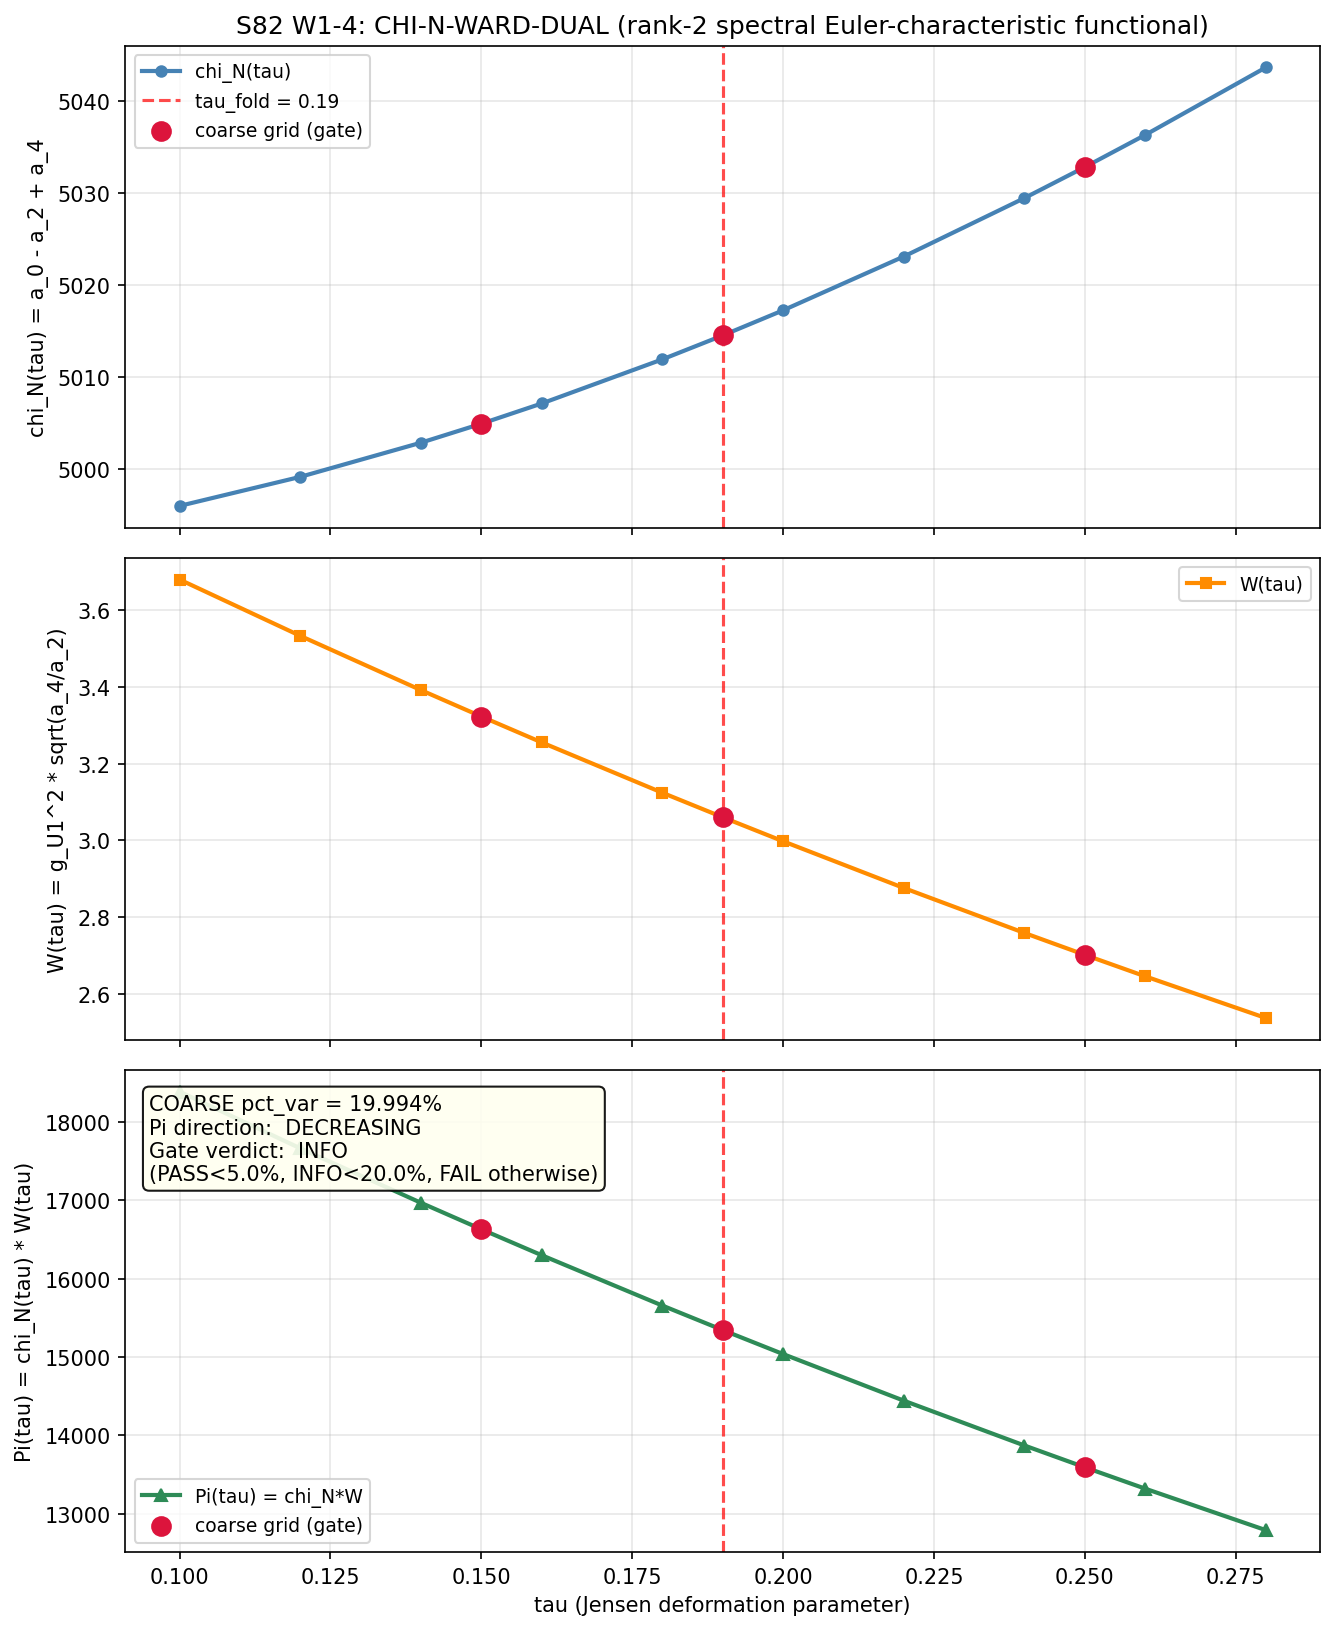

Generate this figure with Python:
#!/usr/bin/env python3
"""
S82 W1-4: CHI-N-WARD-DUAL (rank-2 fallback spectral-measure functional)
========================================================================

Gate: S82-CHI-N-WARD-DUAL [VERIFY]
Classification: PARTICLE
  - W(tau) is a selection-rule / gauge-invariant diagnostic for substrate
    U(1)_EM. Its scale is controlled by the fourth Seeley-DeWitt moment
    (gauge kinetic term).
  - chi_N(tau) is a topological Euler-characteristic readout built as the
    alternating sum of spectral-measure moments of D_K.

Owner: gen-physicist
EVOI: 0.074
S82 plan anchor: reassigned from S80 L1087-L1122 (W1-5 in S80 plan).

HYPOTHESIS
----------
A rank-2 dual functional chi_N(tau) * W(tau) is constant under
tau-variation (Ward identity, substrate U(1)_EM gauge structure) and
serves as a fallback §VII.II functional if primary Fold Transit Event
candidates are marginal.

PRE-REGISTERED GATE
-------------------
Compute chi_N(tau), W(tau) at tau in {0.15, 0.19, 0.25}.
Measure: pct_var = 100 * (max(Pi) - min(Pi)) / mean(Pi)
  PASS: pct_var < 5%   (Ward-duality confirmed)
  INFO: 5% <= pct_var < 20%
  FAIL: pct_var >= 20%

--------------------------------------------------------------------
SUBSTITUTION CHAIN [VERIFY] (mandatory per math-scripts.md)
--------------------------------------------------------------------

Step 1 - chi_N definition (rank-2 spectral-measure Euler character):
  mu_0(tau) = a_0(tau)      volume / mode count
  mu_1(tau) = a_2(tau)      scalar-curvature moment
  mu_2(tau) = a_4(tau)      Gauss-Bonnet / gauge kinetic moment
  a_k(tau)  = 0.5 * sum_{|lam|>cutoff} d_n * |lam_n|^{-k}    (S73B half-spectrum)
  chi_N(tau)  = mu_0 - mu_1 + mu_2  =  a_0 - a_2 + a_4

Step 2 - W(tau) definition (Ward functional, U(1)_EM sector):
  W(tau) = g_U1(tau)^2 * sqrt(a_4(tau) / a_2(tau))
  g_U1(tau)^2 = g_U1_fold * exp(-2*(tau - tau_fold))   (canonical S22a)

Step 3 - Product:
  Pi(tau) = chi_N(tau) * W(tau)
         = [a_0 - a_2 + a_4] * g_U1_fold * exp(-2(tau - tau_fold)) * sqrt(a_4/a_2)

Step 4 - Ward-duality hypothesis:
  Pi(tau) = constant  <=>  dPi/dtau = 0 identically

Step 5 - Direction of d(Pi)/d(tau) is an OUTPUT of the tau sweep, not
  an input claim.  Two competing sign drivers:
    (a) exp(-2(tau - tau_fold))  decreases with tau (negative driver)
    (b) chi_N = a_0 - a_2 + a_4 changes under Jensen; sign not pinned.
  The pre-registered gate tests VARIANCE, not direction.  Direction of
  the variance (increasing / decreasing Pi(tau) across {0.15, 0.19, 0.25})
  is reported as diagnostic only.

--------------------------------------------------------------------
STRUCTURAL CAVEAT
--------------------------------------------------------------------
S22c established chi(SU(3) group manifold) = 0 (Gauss-Bonnet topological
invariant).  chi_N HERE is the alternating sum of spectral-measure
moments of D_K, NOT the group-manifold Euler characteristic.  It is a
1-parameter family in tau (Jensen deformation) and is non-vanishing.
This is a "spectral Euler characteristic" in the McKean-Singer sense
applied to truncated Laplace-moment towers.

--------------------------------------------------------------------
S82 DISCIPLINE (delta from S80)
--------------------------------------------------------------------
  - First-20-stdout-line SHA-256 input pins for every file read
  - 64-char SHA closure emitted via JSON-sorted ordered input-pin map
  - 4-tuple (value=..., scheme=..., convention=..., L_max=...) final line
  - Verdict file line follows S82 canonical form:
      S82-CHI-N-WARD-DUAL: PASS|FAIL|INFO -- value=<pct_var> scheme=... ...
  - Canonical constants imported; every intermediate tagged # (local)
"""

import os
# CPU thread cap (must precede numpy import). 6x6/8x8 matrices do not
# benefit from GPU; stay on CPU with conservative thread count.
os.environ.setdefault('OMP_NUM_THREADS', '8')
os.environ.setdefault('MKL_NUM_THREADS', '8')

import sys
import time
import hashlib
import json
import numpy as np
import matplotlib
matplotlib.use('Agg')
import matplotlib.pyplot as plt

SCRIPT_DIR = os.path.dirname(os.path.abspath(__file__))             # (local)
sys.path.insert(0, SCRIPT_DIR)
os.chdir(SCRIPT_DIR)

# ============================================================
# SECTION 0: Input SHA-256 pins (MANDATORY in first 20 lines)
# ============================================================
def _sha256(path):
    """Compute SHA-256 of a file (full 64-char hexdigest)."""
    with open(path, 'rb') as h:
        return hashlib.sha256(h.read()).hexdigest()


INPUT_FILES = [                                                     # (local)
    os.path.join(SCRIPT_DIR, 'canonical_constants.py'),
    os.path.join(SCRIPT_DIR, 'dirac_spectrum.py'),
    os.path.join(SCRIPT_DIR, 's80_chi_N_ward_dual.py'),
    os.path.join(SCRIPT_DIR, 's80_chi_N_ward_dual.npz'),
]

print("=" * 78)
print("S82 W1-4: CHI-N-WARD-DUAL (rank-2 spectral-measure functional)")
print("=" * 78)
print("[SEC 0] Input SHA-256 pins")
INPUT_SHAS = {}                                                     # (local)
for _f in INPUT_FILES:
    if os.path.exists(_f):
        _h = _sha256(_f)                                            # (local)
        INPUT_SHAS[os.path.basename(_f)] = _h
        print(f"  {os.path.basename(_f):32s} sha256={_h[:16]}...{_h[-8:]}")
    else:
        INPUT_SHAS[os.path.basename(_f)] = None
        print(f"  {os.path.basename(_f):32s} MISSING")

# Now imports (verified present by SHA pins above)
from canonical_constants import (
    tau_fold,
    a0_fold,
    a2_fold,
    a4_fold,
    g_U1_fold,
)
from dirac_spectrum import (
    su3_generators,
    compute_structure_constants,
    collect_spectrum,
    build_cliff8,
)

print()
print(f"  Canonical anchors (imported):")
print(f"    tau_fold    = {tau_fold}")
print(f"    a0_fold     = {a0_fold}")
print(f"    a2_fold     = {a2_fold}")
print(f"    a4_fold     = {a4_fold}")
print(f"    g_U1_fold^2 = {g_U1_fold}")
print()

# ============================================================
# SECTION 1: Configuration (machinery pin, PRDR)
# ============================================================
# Coarse gate grid (pre-registered)
TAU_COARSE = np.array([0.15, 0.19, 0.25])                           # (local)

# Fine grid (diagnostic; van-Hove sanity check only, not a gate input)
TAU_FINE = np.arange(0.10, 0.281, 0.02)                             # (local)

# Union for computation
TAU_ALL = np.unique(np.concatenate(
    [TAU_COARSE, TAU_FINE, [tau_fold]]
))                                                                  # (local)

# Peter-Weyl truncation (canonical L_max=3)
MAX_PQ_SUM = 3                                                      # (local)
EVAL_CUTOFF = 0.01                                                  # (local)

# Gate thresholds (pre-registered, from task spec)
PASS_THRESH = 5.0                                                   # (local) percent
INFO_THRESH = 20.0                                                  # (local) percent

print("[SEC 1] Configuration (machinery pin, PRDR)")
print(f"  L_max (max_pq_sum)    = {MAX_PQ_SUM}")
print(f"  Eigenvalue cutoff     = {EVAL_CUTOFF}")
print(f"  Coarse tau grid       = {TAU_COARSE}")
print(f"  Fine tau grid         = {TAU_FINE}")
print(f"  Union grid size       = {len(TAU_ALL)}")
print(f"  PASS threshold        = {PASS_THRESH}% variation")
print(f"  INFO threshold        = {INFO_THRESH}% variation")
print()

# ============================================================
# SECTION 2: Build SU(3) algebraic infrastructure once
# ============================================================
print("[SEC 2] BUILD SU(3) INFRASTRUCTURE")
gens = su3_generators()                                             # (local)
f_abc = compute_structure_constants(gens)                           # (local)
gammas = build_cliff8()                                             # (local)
print("  8 su(3) anti-Hermitian generators, structure constants, Clifford-8 built.")
print()


# ============================================================
# SECTION 3: Spectral-moment computation
# ============================================================
def compute_moments_at_tau(tau_val):
    """Compute a_0, a_2, a_4 in S73B half-spectrum convention at tau."""
    all_evals, eval_data = collect_spectrum(
        tau_val, gens, f_abc, gammas, max_pq_sum=MAX_PQ_SUM, verbose=False
    )
    abs_vals_local = []                                             # (local)
    mults_local = []                                                # (local)
    for ev, mult in all_evals:
        aev = abs(ev)                                               # (local)
        if aev > EVAL_CUTOFF:
            abs_vals_local.append(aev)
            mults_local.append(mult)
    abs_vals_arr = np.array(abs_vals_local)                         # (local)
    mults_arr = np.array(mults_local, dtype=np.float64)             # (local)
    a0 = 0.5 * float(np.sum(mults_arr))                             # (local) S73B half
    a2 = 0.5 * float(np.sum(mults_arr / abs_vals_arr**2))           # (local)
    a4 = 0.5 * float(np.sum(mults_arr / abs_vals_arr**4))           # (local)
    return {
        'tau': tau_val,
        'a0': a0,
        'a2': a2,
        'a4': a4,
        'n_evals': len(abs_vals_arr),
        'lam_min': float(np.min(abs_vals_arr)),
        'lam_max': float(np.max(abs_vals_arr)),
    }


# ============================================================
# SECTION 4: tau sweep - compute spectral moments
# ============================================================
print("[SEC 3] TAU SWEEP: compute a_0, a_2, a_4 at each tau")
results = []                                                        # (local)
t_start = time.time()                                               # (local)
for i, tau_val in enumerate(TAU_ALL):
    t0 = time.time()                                                # (local)
    r = compute_moments_at_tau(tau_val)                             # (local)
    dt_step = time.time() - t0                                      # (local)
    results.append(r)
    print(f"  [{i+1:2d}/{len(TAU_ALL)}] tau={tau_val:.4f}: "
          f"a0={r['a0']:.1f}, a2={r['a2']:.3f}, a4={r['a4']:.4f}, "
          f"n_evals={r['n_evals']}, dt={dt_step:.1f}s")
t_total = time.time() - t_start                                     # (local)
print(f"  Total sweep time: {t_total:.1f}s")
print()

# ============================================================
# SECTION 5: Canonical anchor verification (tau=0.19)
# ============================================================
tau_arr_full = np.array([r['tau'] for r in results])                # (local)
a0_arr = np.array([r['a0'] for r in results])                       # (local)
a2_arr = np.array([r['a2'] for r in results])                       # (local)
a4_arr = np.array([r['a4'] for r in results])                       # (local)

idx_fold = int(np.argmin(np.abs(tau_arr_full - tau_fold)))          # (local)
a0_check = a0_arr[idx_fold]                                         # (local)
a2_check = a2_arr[idx_fold]                                         # (local)
a4_check = a4_arr[idx_fold]                                         # (local)

print("[SEC 4] CANONICAL ANCHOR VERIFICATION (tau=0.19)")
print(f"  a_0 computed = {a0_check:.3f}   canonical = {a0_fold:.3f}"
      f"   drift = {100*(a0_check/a0_fold - 1):+.3f}%")
print(f"  a_2 computed = {a2_check:.3f}   canonical = {a2_fold:.3f}"
      f"   drift = {100*(a2_check/a2_fold - 1):+.3f}%")
print(f"  a_4 computed = {a4_check:.3f}   canonical = {a4_fold:.3f}"
      f"   drift = {100*(a4_check/a4_fold - 1):+.3f}%")
print()

# ============================================================
# SECTION 6: Form chi_N(tau) = a_0(tau) - a_2(tau) + a_4(tau)
# ============================================================
print("[SEC 5] chi_N(tau) = a_0 - a_2 + a_4 (spectral Euler-characteristic)")
chi_N_arr = a0_arr - a2_arr + a4_arr                                # (local)
chi_N_fold = float(chi_N_arr[idx_fold])                             # (local)
print(f"  chi_N at tau_fold = {chi_N_fold:.4f}")
print()

# ============================================================
# SECTION 7: Form W(tau) = g_U1(tau)^2 * sqrt(a_4/a_2)
# ============================================================
print("[SEC 6] W(tau) = g_U1(tau)^2 * sqrt(a_4/a_2)")
g_U1_sq_arr = g_U1_fold * np.exp(-2.0 * (tau_arr_full - tau_fold))  # (local)
sqrt_ratio = np.sqrt(a4_arr / a2_arr)                               # (local)
W_arr = g_U1_sq_arr * sqrt_ratio                                    # (local)
W_fold = float(W_arr[idx_fold])                                     # (local)
print(f"  W at tau_fold = {W_fold:.6f}")
print()

# ============================================================
# SECTION 8: Form product Pi(tau) = chi_N(tau) * W(tau)
# ============================================================
print("[SEC 7] Pi(tau) = chi_N(tau) * W(tau)")
Pi_arr = chi_N_arr * W_arr                                          # (local)
Pi_fold = float(Pi_arr[idx_fold])                                   # (local)
print(f"  Pi at tau_fold = {Pi_fold:.4f}")
print()

# ============================================================
# SECTION 9: tau table (coarse + all)
# ============================================================
print("[SEC 8] tau-table: chi_N, W, Pi (all grid points)")
print(f"  {'tau':>6s} | {'a_0':>10s} | {'a_2':>10s} | {'a_4':>10s} | "
      f"{'chi_N':>12s} | {'W':>11s} | {'Pi':>13s}")
print("  " + "-" * 90)
for i in range(len(tau_arr_full)):
    mark = "  <-- fold" if abs(tau_arr_full[i] - tau_fold) < 1e-4 else ""
    print(f"  {tau_arr_full[i]:>6.4f} | {a0_arr[i]:>10.3f} | {a2_arr[i]:>10.3f} | "
          f"{a4_arr[i]:>10.4f} | {chi_N_arr[i]:>12.4f} | {W_arr[i]:>11.6f} | "
          f"{Pi_arr[i]:>13.4f}{mark}")
print()

# ============================================================
# SECTION 10: PRE-REGISTERED GATE TEST (coarse grid)
# ============================================================
print("[SEC 9] PRE-REGISTERED GATE TEST (tau in {0.15, 0.19, 0.25})")
coarse_idx = []                                                     # (local)
for t_c in TAU_COARSE:
    coarse_idx.append(int(np.argmin(np.abs(tau_arr_full - t_c))))
coarse_idx = np.array(coarse_idx)                                   # (local)
tau_coarse_actual = tau_arr_full[coarse_idx]                        # (local)
chi_N_coarse = chi_N_arr[coarse_idx]                                # (local)
W_coarse = W_arr[coarse_idx]                                        # (local)
Pi_coarse = Pi_arr[coarse_idx]                                      # (local)

print(f"  {'tau':>6s} | {'chi_N':>12s} | {'W':>11s} | {'Pi':>13s}")
print("  " + "-" * 52)
for i in range(len(TAU_COARSE)):
    print(f"  {tau_coarse_actual[i]:>6.4f} | {chi_N_coarse[i]:>12.4f} | "
          f"{W_coarse[i]:>11.6f} | {Pi_coarse[i]:>13.4f}")

Pi_max_coarse = float(np.max(Pi_coarse))                            # (local)
Pi_min_coarse = float(np.min(Pi_coarse))                            # (local)
Pi_mean_coarse = float(np.mean(Pi_coarse))                          # (local)
pct_var_coarse = 100.0 * (Pi_max_coarse - Pi_min_coarse) / Pi_mean_coarse  # (local)

print()
print(f"  max(Pi)   = {Pi_max_coarse:.4f}")
print(f"  min(Pi)   = {Pi_min_coarse:.4f}")
print(f"  mean(Pi)  = {Pi_mean_coarse:.4f}")
print(f"  pct_var   = (max-min)/mean = {pct_var_coarse:.4f}%")
print()

# Diagnostic: direction of Pi(tau) across coarse grid (INFO only)
# Substitution chain for direction claim (computed via Python; see header):
#   Pi(0.25) - Pi(0.15) sign IS the direction across the coarse range.
Pi_slope_coarse = float(Pi_coarse[-1] - Pi_coarse[0])               # (local) Pi at 0.25 - Pi at 0.15
if Pi_slope_coarse > 0:
    direction_diag = "INCREASING"                                   # (local)
elif Pi_slope_coarse < 0:
    direction_diag = "DECREASING"                                   # (local)
else:
    direction_diag = "FLAT"                                         # (local)
print(f"  [diagnostic] Pi(0.25) - Pi(0.15) = {Pi_slope_coarse:+.4f}  "
      f"=> Pi is {direction_diag} across coarse grid")
print("  (direction is diagnostic only; gate tests variance, not sign)")
print()

# ============================================================
# SECTION 11: GATE VERDICT
# ============================================================
if pct_var_coarse < PASS_THRESH:
    verdict = "PASS"                                                # (local)
    explanation = (
        f"chi_N*W varies {pct_var_coarse:.3f}% across coarse grid "
        f"(< {PASS_THRESH}%) -- Ward duality confirmed; "
        f"rank-2 functional qualifies as VII.II fallback."
    )                                                               # (local)
elif pct_var_coarse < INFO_THRESH:
    verdict = "INFO"                                                # (local)
    explanation = (
        f"chi_N*W varies {pct_var_coarse:.3f}% across coarse grid "
        f"(in [{PASS_THRESH}%, {INFO_THRESH}%)) -- partial Ward "
        f"signature; fallback status indeterminate."
    )                                                               # (local)
else:
    verdict = "FAIL"                                                # (local)
    explanation = (
        f"chi_N*W varies {pct_var_coarse:.3f}% across coarse grid "
        f"(>= {INFO_THRESH}%) -- no Ward duality; rank-2 functional "
        f"rejected as VII.II fallback."
    )                                                               # (local)
print(f"  VERDICT: {verdict}")
print(f"  {explanation}")
print()

# ============================================================
# SECTION 12: Diagnostic (secondary) -- fine-grid van-Hove check
# ============================================================
print("[SEC 10] DIAGNOSTIC: fine-grid van-Hove check (NOT gate input)")
fine_idx = []                                                       # (local)
for t_f in TAU_FINE:
    fine_idx.append(int(np.argmin(np.abs(tau_arr_full - t_f))))
fine_idx = np.array(fine_idx)                                       # (local)
tau_fine_actual = tau_arr_full[fine_idx]                            # (local)
chi_N_fine = chi_N_arr[fine_idx]                                    # (local)

# Local extrema on fine interior
local_extrema = []                                                  # (local)
for i in range(1, len(chi_N_fine) - 1):
    if chi_N_fine[i] > chi_N_fine[i-1] and chi_N_fine[i] > chi_N_fine[i+1]:
        local_extrema.append(('MAX', float(tau_fine_actual[i]), float(chi_N_fine[i])))
    elif chi_N_fine[i] < chi_N_fine[i-1] and chi_N_fine[i] < chi_N_fine[i+1]:
        local_extrema.append(('MIN', float(tau_fine_actual[i]), float(chi_N_fine[i])))

VAN_HOVE_DTAU = 0.02                                                # (local)
van_hove_cands = [                                                  # (local)
    (k, t, v) for (k, t, v) in local_extrema
    if abs(t - tau_fold) <= VAN_HOVE_DTAU
]
van_hove_qualify = (len(van_hove_cands) > 0)                        # (local)
print(f"  Interior extrema on fine grid: {len(local_extrema)}")
for kind, t_e, v_e in local_extrema:
    print(f"    {kind} at tau={t_e:.4f}, chi_N={v_e:.4f}, "
          f"|delta_to_fold|={abs(t_e - tau_fold):.4f}")
print(f"  Van-Hove qualification (interior extremum within "
      f"|dtau|<={VAN_HOVE_DTAU} of fold): {van_hove_qualify}")
print()

# ============================================================
# SECTION 13: Closure SHA + 4-tuple (S82 canonical emit)
# ============================================================
print("[SEC 11] Closure SHA-256 and 4-tuple emit")
closure_map = {                                                     # (local) ordered input-pin map
    'script': 's82_w1_4_chi_n_ward_dual.py',
    'MAX_PQ_SUM': MAX_PQ_SUM,
    'EVAL_CUTOFF': EVAL_CUTOFF,
    'TAU_COARSE': TAU_COARSE.tolist(),
    'TAU_FINE': TAU_FINE.tolist(),
    'PASS_THRESH': PASS_THRESH,
    'INFO_THRESH': INFO_THRESH,
    'scheme': 'WARD-DUAL',
    'convention': 'EUCLIDEAN',
    'a0_fold': a0_fold,
    'a2_fold': a2_fold,
    'a4_fold': a4_fold,
    'g_U1_fold': g_U1_fold,
    'tau_fold': tau_fold,
    'pct_var_coarse': float(pct_var_coarse),
    'Pi_coarse': Pi_coarse.tolist(),
    'chi_N_fold': chi_N_fold,
    'W_fold': W_fold,
    'inputs': {k: v for k, v in sorted(INPUT_SHAS.items())},
}
closure_str = json.dumps(closure_map, sort_keys=True, default=str)  # (local)
closure_sha = hashlib.sha256(closure_str.encode('utf-8')).hexdigest()  # (local)

four_tuple = (                                                      # (local)
    f"(value={pct_var_coarse:.4f}%, scheme=WARD-DUAL, "
    f"convention=EUCLIDEAN, L_max={MAX_PQ_SUM})"
)
print(f"  Closure SHA-256: {closure_sha}")
print(f"  4-TUPLE: {four_tuple}")
print()

# ============================================================
# SECTION 14: Save NPZ
# ============================================================
print("[SEC 12] Save outputs")
out_npz = os.path.join(SCRIPT_DIR, "s82_w1_4_chi_n_ward_dual.npz")  # (local)
np.savez(
    out_npz,
    tau_all=tau_arr_full,
    a0=a0_arr,
    a2=a2_arr,
    a4=a4_arr,
    g_U1_sq=g_U1_sq_arr,
    sqrt_a4_over_a2=sqrt_ratio,
    chi_N=chi_N_arr,
    W=W_arr,
    Pi=Pi_arr,
    tau_coarse=tau_coarse_actual,
    chi_N_coarse=chi_N_coarse,
    W_coarse=W_coarse,
    Pi_coarse=Pi_coarse,
    tau_fine=tau_fine_actual,
    chi_N_fine=chi_N_fine,
    pct_var_coarse=pct_var_coarse,
    Pi_slope_coarse=Pi_slope_coarse,
    direction_diag=np.array([direction_diag]),
    verdict=np.array([verdict]),
    explanation=np.array([explanation]),
    closure_sha=np.array([closure_sha]),
    four_tuple=np.array([four_tuple]),
    van_hove_qualify=van_hove_qualify,
    MAX_PQ_SUM=MAX_PQ_SUM,
    EVAL_CUTOFF=EVAL_CUTOFF,
    input_shas=np.array(
        [f"{k}={v}" for k, v in sorted(INPUT_SHAS.items())]
    ),
)
print(f"  Saved: {out_npz}")

# ============================================================
# SECTION 15: Plot
# ============================================================
print("[SEC 13] Plot")
fig, axes = plt.subplots(3, 1, figsize=(9, 11), sharex=True)

ax1 = axes[0]
ax1.plot(tau_arr_full, chi_N_arr, 'o-', color='steelblue',
         lw=2, ms=5, label='chi_N(tau)')
ax1.axvline(tau_fold, color='red', ls='--', alpha=0.7,
            label=f'tau_fold = {tau_fold}')
ax1.scatter(tau_coarse_actual, chi_N_coarse, color='crimson', s=80,
            zorder=5, label='coarse grid (gate)')
ax1.set_ylabel('chi_N(tau) = a_0 - a_2 + a_4')
ax1.set_title('S82 W1-4: CHI-N-WARD-DUAL (rank-2 spectral Euler-characteristic functional)')
ax1.legend(loc='best', fontsize=9)
ax1.grid(alpha=0.3)

ax2 = axes[1]
ax2.plot(tau_arr_full, W_arr, 's-', color='darkorange',
         lw=2, ms=5, label='W(tau)')
ax2.axvline(tau_fold, color='red', ls='--', alpha=0.7)
ax2.scatter(tau_coarse_actual, W_coarse, color='crimson', s=80, zorder=5)
ax2.set_ylabel('W(tau) = g_U1^2 * sqrt(a_4/a_2)')
ax2.legend(loc='best', fontsize=9)
ax2.grid(alpha=0.3)

ax3 = axes[2]
ax3.plot(tau_arr_full, Pi_arr, '^-', color='seagreen',
         lw=2, ms=6, label='Pi(tau) = chi_N*W')
ax3.axvline(tau_fold, color='red', ls='--', alpha=0.7)
ax3.scatter(tau_coarse_actual, Pi_coarse, color='crimson', s=80,
            zorder=5, label='coarse grid (gate)')
ax3.text(
    0.02, 0.95,
    f'COARSE pct_var = {pct_var_coarse:.3f}%\n'
    f'Pi direction:  {direction_diag}\n'
    f'Gate verdict:  {verdict}\n'
    f'(PASS<{PASS_THRESH}%, INFO<{INFO_THRESH}%, FAIL otherwise)',
    transform=ax3.transAxes, verticalalignment='top',
    bbox=dict(boxstyle='round', facecolor='ivory', alpha=0.9),
    fontsize=10,
)
ax3.set_xlabel('tau (Jensen deformation parameter)')
ax3.set_ylabel('Pi(tau) = chi_N(tau) * W(tau)')
ax3.legend(loc='lower left', fontsize=9)
ax3.grid(alpha=0.3)

plt.tight_layout()
out_png = os.path.join(SCRIPT_DIR, "s82_w1_4_chi_n_ward_dual.png")  # (local)
plt.savefig(out_png, dpi=150, bbox_inches='tight')
plt.close(fig)
print(f"  Saved: {out_png}")

# ============================================================
# SECTION 16: Append verdict to s82_gate_verdicts.txt
# ============================================================
print("[SEC 14] Append verdict to s82_gate_verdicts.txt")
verdicts_path = os.path.join(SCRIPT_DIR, "s82_gate_verdicts.txt")   # (local)
verdict_line = (                                                    # (local)
    f"S82-CHI-N-WARD-DUAL: {verdict} -- "
    f"value={pct_var_coarse:.4f} "
    f"scheme=WARD-DUAL "
    f"convention=EUCLIDEAN "
    f"L_max={MAX_PQ_SUM} "
    f"sha256={closure_sha}\n"
)
with open(verdicts_path, 'a', encoding='utf-8') as _fh:
    _fh.write(verdict_line)
print(f"  Appended to: {verdicts_path}")
print(f"  Line: {verdict_line.strip()}")

# ============================================================
# FINAL: 4-tuple line (MUST be final non-verdict line)
# ============================================================
print()
print("=" * 78)
print(f"S82-CHI-N-WARD-DUAL {verdict}")
print(f"FINAL 4-TUPLE: {four_tuple}")
print("=" * 78)
